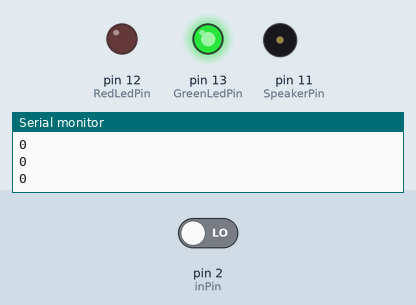
This sketch was run on a simulated Arduino Uno, built with avr-gcc and run on an emulated ATmega328P. Parts: output pins drawn as LEDs (lit = HIGH), buzzer (waves = sounding), the last lines printed to the serial monitor. Inputs (shaded band) come from the test bench; at power-on: pin 2 (inPin) LOW.

Above: at 1.2 s.
1.3 s: pin 2 (inPin) driven HIGH
At 1.57 s:
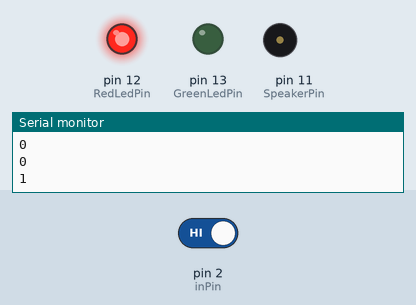
Timing chart, 0 to 10.3 s (numbered marks = the images above; inputs shaded):
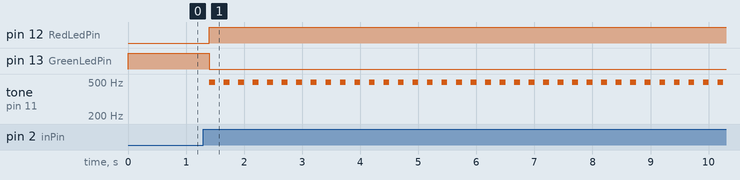

Measured:
- after the input at 1.3 s, pin 12 (RedLedPin): LOW → HIGH after 0.10 s; pin 13 (GreenLedPin): HIGH → LOW after 0.10 s; tone on pin 11 (SpeakerPin): alternates 494 Hz for 0.10 s and silent for 0.15 s, starting after 0.10 s

The sketch:

study11.ino
```cpp
int inPin = 2;   // the number of the input pin
int reading;     // the current reading from the input pin
int GreenLedPin = 13;  // the number of the Green LED output pin
int RedLedPin = 12;    // the number of the Red LED output pin
const int SpeakerPin = 11; // the number of the Speaker/Buzzer pin

void setup(){
  pinMode (inPin, INPUT);
  pinMode (GreenLedPin, OUTPUT);
  pinMode (RedLedPin, OUTPUT);
  Serial.begin(9600);
}

void loop () {
  reading = digitalRead(inPin);
  if (reading == 1) {
    digitalWrite(RedLedPin, HIGH);
    digitalWrite(GreenLedPin, LOW);
    tone(SpeakerPin, 494, 100);  // 2nd argument = freq, 3rd = duration
   delay(50); // minimun is 10

  } else {
    digitalWrite(RedLedPin, LOW);
    digitalWrite(GreenLedPin, HIGH);    // if not tilted, turn the green LED ON
  }
  Serial.println(reading);

  delay(200);
}
```
